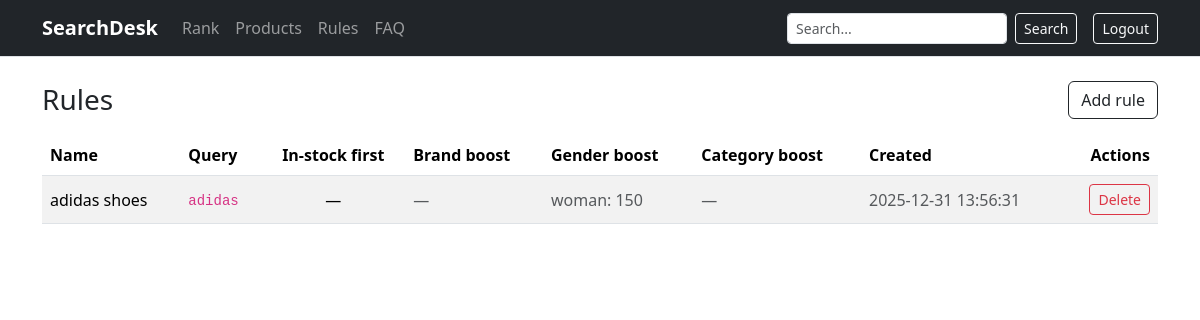
Page /rules (signed in) on the committed database.
### tables this page shows
CREATE TABLE rules (
  id INTEGER PRIMARY KEY AUTOINCREMENT,
  name TEXT NOT NULL,
  query_text TEXT NOT NULL UNIQUE,
  brand_boost TEXT DEFAULT '',       -- "Nike:50,Adidas:20"
  category_boost TEXT DEFAULT '',    -- "Running:20"
  in_stock_first INTEGER NOT NULL DEFAULT 0 CHECK(in_stock_first IN (0,1)),
  active INTEGER NOT NULL DEFAULT 1 CHECK(active IN (0,1)),
  created_at TEXT NOT NULL DEFAULT (datetime('now'))
, match_type TEXT NOT NULL DEFAULT 'exact', gender_boost TEXT DEFAULT '');

### app.py (the view)
@app.route("/rules")
@login_required
def rules_list():
    db = get_db()
    try:
        rules = db.execute(
            """
            SELECT id, name, query_text, match_type, brand_boost, gender_boost, category_boost, in_stock_first, created_at
            FROM rules
            WHERE active = 1
            ORDER BY created_at DESC
            """
        ).fetchall()
    finally:
        db.close()
    return render_template("rules.html", rules=rules)

### helpers.py (called while the page is built)
def get_db():
    db = sqlite3.connect("data.db")
    db.row_factory = sqlite3.Row
    return db

def login_required(f):
    @wraps(f)
    def decorated_function(*args, **kwargs):
        if session.get("user_id") is None:
            return redirect("/login")
        return f(*args, **kwargs)
    return decorated_function

### templates/rules.html (shortened to what this page needs)
{% extends "layout.html" %}
{% block content %}
    <div class="d-flex align-items-center justify-content-between mb-3">
        <h3 class="mb-0">Rules</h3>
        <button class="btn btn-outline-dark"
                data-bs-toggle="modal"
                data-bs-target="#addRuleModal">
            Add rule
        </button>
    </div>
    <section class="table-responsive">
        <table class="table table-striped table-hover align-middle">
            <thead>
                <tr>
                    <th>Name</th>
                    <th>Query</th>
                    <th class="text-center">In-stock first</th>
                    <th>Brand boost</th>
                    <th>Gender boost</th>
                    <th>Category boost</th>
                    <th>Created</th>
                    <th class="text-end">Actions</th>
                </tr>
            </thead>
            <tbody>
                {% for r in rules %}
                    <tr>
                        <td>{{ r["name"] }}</td>
                        <td><code>{{ r["query_text"] }}</code></td>
                        <td class="text-center">
                            {% if r["in_stock_first"] %}✅{% else %}—{% endif %}
                        </td>
                        <td class="text-muted">{{ r["brand_boost"] or "—" }}</td>
                        <td class="text-muted">{{ r["gender_boost"] or "—" }}</td>
                        <td class="text-muted">{{ r["category_boost"] or "—" }}</td>
                        <td class="text-muted">{{ r["created_at"] }}</td>
                        <td class="text-end">
                            <form action="/rules/{{ r['id'] }}/delete"
                                  method="post"
                                  class="d-inline">
                                <button class="btn btn-sm btn-outline-danger"
                                        onclick="return confirm('Delete this rule?')">
                                    Delete
                                </button>
                            </form>
                        </td>
                    </tr>
                {% endfor %}
            </tbody>
        </table>
    </section>
{% endblock %}

### rows in the picture
rules: name "adidas shoes", query_text "adidas", brand_boost "—", gender_boost "woman: 150", category_boost "—", created_at "2025-12-31 13:56:31"
